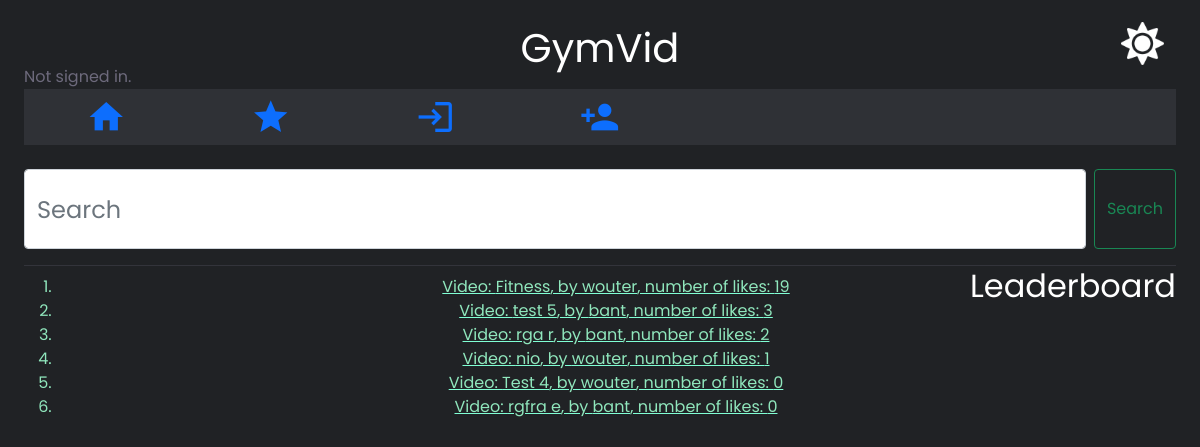
The app's page /leaderboard, older data.
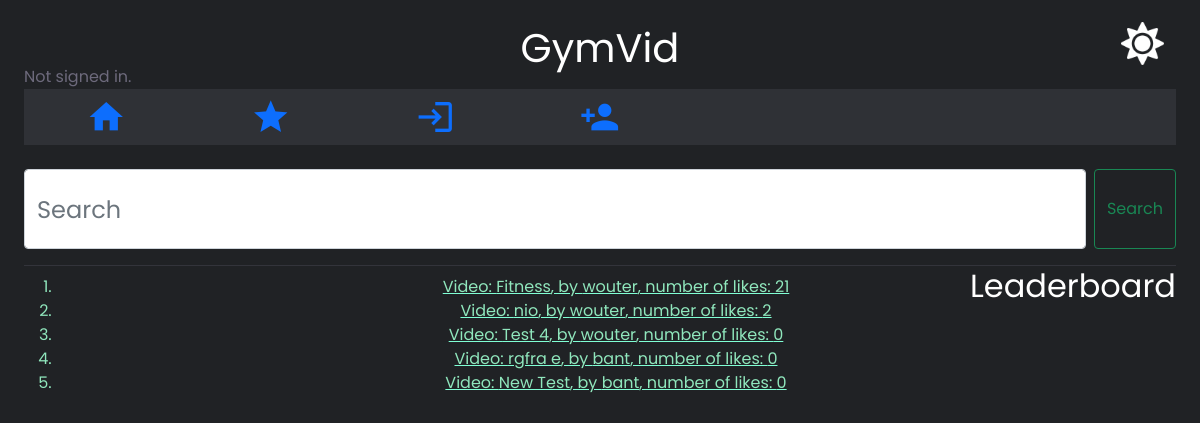
The same page, newer data.
### videos/models.py (models this page shows, shortened)
class Videos_Posted(models.Model):
    title = models.CharField(max_length=40)
    description = models.CharField(max_length=500)
    premium = models.BooleanField(default=False)
    thumbnail = models.ImageField()
    video_file = models.FileField()
    category_video = models.ForeignKey(Category, on_delete=models.CASCADE,
                                       related_name="category_video",
                                       default=None)
    active = models.BooleanField(default=True)
    creator = models.ForeignKey(User, on_delete=models.CASCADE,
                                related_name="creator")
    video_saved = models.ManyToManyField(User, related_name="video_saved",
                                         blank=True)
    video_liked = models.ManyToManyField(User, related_name="video_liked",
                                         blank=True)
    time_posted = models.TimeField(auto_now=True)
    likes = models.IntegerField(default=0)

class User(AbstractUser):
    pass

### videos/views.py (the view)
# urls.py: path("leaderboard", views.leaderboard, name="leaderboard"),
def leaderboard(request):
    data = Videos_Posted.objects.order_by('likes').reverse()
    return render(request, "videos/leaderboard.html", {
        "data": data
    })

### videos/templates/videos/leaderboard.html
{% extends "videos/layout.html" %}
{% block body %}
    <h2>Leaderboard</h2>
    <ol>
        {% for video in data %}
            <a href="{% url 'video' title=video.title %}">
                <li>Video: {{ video.title }}, by {{ video.creator }}, number of likes: {{ video.likes }}</li>
            </a>
        {% endfor %}
    </ol>
{% endblock %}

### videos/templates/videos/layout.html (shortened to what this page needs)
{% load static %}
<!DOCTYPE html>
<html lang="en">
    <head>
        <link href="https://cdn.jsdelivr.net/npm/bootstrap@5.0.0-beta2/dist/css/bootstrap.min.css" rel="stylesheet">
        <link href="{% static 'videos/styles.css' %}" rel="stylesheet">
    </head>
    <body onload="load1()">
        <header style="display: block;">
            <h1 style="margin-bottom: -55px">GymVid</h1>
            <img id="icon" src="{% static "videos/entries/sun.png" %}"/>
        </header>
        <br><br>
        <div>
            {% if user.is_authenticated %}
                Signed in as <strong>{{ user.username }}</strong>.
            {% else %}
                Not signed in.
            {% endif %}
        </div>
        <ul class="nav">
            <li class="nav-item">
                <a class="nav-link" href="{% url 'index' %}"><span class="menu-text">Recommendations</span><i id="menu-icon" class="material-icons ">home</i></a>
            </li>
            <li class="nav-item">
                <a class="nav-link" href="{% url 'leaderboard' %}"><span class="menu-text">Leaderboard</span><i id="menu-icon" class="material-icons ">grade</i></a>
            </li>
            {% if user.is_authenticated %}
            <li class="nav-item">
                <a class="nav-link" href="{% url 'subscriptions' %}"><span class="menu-text">Subscriptions</span><i id="menu-icon" class="material-icons ">density_small</i></a>
            </li>
            <li class="nav-item">
                <a class="nav-link" href="{% url 'upload' %}"><span class="menu-text">Upload</span><i id="menu-icon" class="material-icons ">add_circle</i></a>
            </li>
            <li class="nav-item">
                <a class="nav-link" href="{% url 'profile' %}"><span class="menu-text">Profile</span><i id="menu-icon" class="material-icons ">account_circle</i></a>
            </li>
            <li class="nav-item">
                <a class="nav-link" href="{% url 'saved' %}"><span class="menu-text">Saved</span><i id="menu-icon" class="material-icons ">saved_search</i></a>
            </li>
            <li class="nav-item">
                <a class="nav-link" href="{% url 'logout' %}"><span class="menu-text">Logout</span><i id="menu-icon" class="material-icons ">logout</i></a>
            </li>
            {% else %}
                <li class="nav-item">
                    <a class="nav-link" href="{% url 'login' %}"><span class="menu-text">Login</span><i id="menu-icon" class="material-icons ">login</i></a>
                </li>
                <li class="nav-item">
                    <a class="nav-link" href="{% url 'register' %}"><span class="menu-text">Register</span><i id="menu-icon" class="material-icons ">person_add</i></a>
                </li>
            {% endif %}
        </ul>
        <br>
        <form action="{% url 'search' %}" class="d-flex" role="search" method="POST">
            <input class="form-control me-2" type="search" placeholder="Search" aria-label="Search" id="Search" name="term">
            <button class="btn btn-outline-success" type="submit">Search</button>
        </form>
        <hr>
        {% block body %}
        {% endblock %}
    </body>
</html>

### videos/static/videos/styles.css (style rules this page uses)
:root { --heider-height: 3rem; --hue-color: 250; --title-color: #FFF; --text-color: hsl(var(--hue-color), 8%, 45%); --text-color-light: hsl(var(--hue-color), 8%, 65%); --input-color: hsl(var(--hue-color), 70%, 96%); --body-color: hsl(var(--hue-color), 60%, 99%); --container-color: #FFF; --body-font: 'Poppins', sans-serif; --big-font-size: 3rem; --h1-font-size: 2.25rem; --h2-font-size: 1.5rem; --h3-font-size: 1.25rem; --normal-font-size: 1rem; --small-font-size: .875rem; --smaller-font-size: .813rem; --background-col: rgb(32,34,37); --nav-bar-col: #2f3136; --col-nav-text: white; --li-a-active: #111; --button-col: 2f3136; --button-col-not-active: #111; --button-col-active: #080b16; --col-a: #90e7bd; --label-color: white; }
@media only screen and (max-width:1279px) { #menu-icon { display: block; } }
@media only screen and (max-width:1279px) { #Search { height: 80px; font-size: 24px; } }
#menu-icon { font-size: 40px; }
* { box-sizing: border-box; padding: 0; margin: 0; }
html { scroll-behavior: smooth; height: 100%; }
body { margin: 0 0 var(--header-height) 0; font-family: var(--body-font); font-size: var(--normal-font-size); background-color: var(--background-col); color: var(--text-color); padding: 2%; }
h1,h2,h3,h4,p { color: var(--title-color); font-weight: var(--font-semi-bold); }
h2 { text-align: right; margin-bottom: -30px; margin-top: -15px; }
header { font-size: var(--big-font-size); text-align: center; color: var(--title-color); font-weight: var(--font-semi-bold); display: flex; }
ul { list-style-type: none; margin: 0; padding: 0; overflow: hidden; background-color: var(--nav-bar-col); }
#icon { width: 55px; cursor: pointer; float: right; padding-top: 5px; padding-right: 1%; }
.nav-item { width: 14.28%; }
ol li { background-color: var(--background-col); padding-left: 5%; padding-right: 5%; }
li:last-child { border-right: none; }
li a { display: block; color: var(--col-nav-text); text-align: center; padding: 14px 16px; text-decoration: none; }
button { padding: 14px 16px; text-decoration: none; color: white; background-color: var(--button-col); border: none; }
a { text-align: center; text-decoration-color: aquamarine; color: var(--col-a); }

Row changes from the older to the newer data that the page shows:
removed Videos_Posted: title "test 5", creator "bant", likes "3"
removed Videos_Posted: title "rga r", creator "bant", likes "2"
changed Videos_Posted "Fitness": likes "19" → "21"
changed Videos_Posted "nio": likes "1" → "2"
added Videos_Posted: title "New Test", creator "bant", likes "0"
